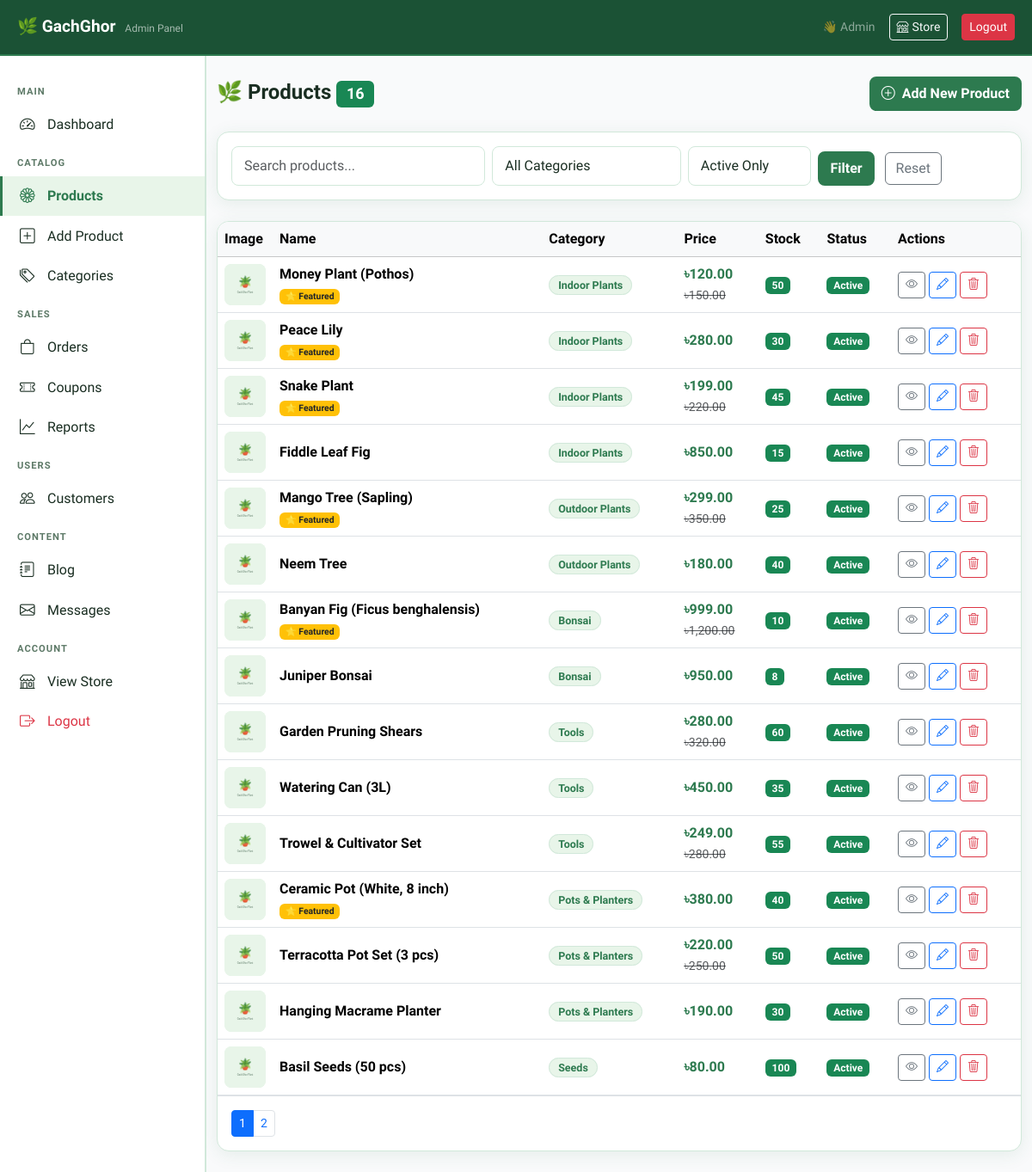
/backend/admin/products.php (signed in), run on the app's committed database.
### tables this page shows
CREATE TABLE IF NOT EXISTS products (
    id INT AUTO_INCREMENT PRIMARY KEY,
    name VARCHAR(200) NOT NULL,
    slug VARCHAR(200) NOT NULL UNIQUE,
    category_id INT NOT NULL,
    price DECIMAL(10,2) NOT NULL,
    sale_price DECIMAL(10,2) DEFAULT NULL,    
    stock INT DEFAULT 0,
    description TEXT,
    care_watering VARCHAR(255),               
    care_sunlight VARCHAR(255),               
    care_temperature VARCHAR(100),
    image VARCHAR(255),                       
    image2 VARCHAR(255),
    image3 VARCHAR(255),
    is_featured TINYINT(1) DEFAULT 0,
    is_active TINYINT(1) DEFAULT 1,
    views INT DEFAULT 0,
    created_at TIMESTAMP DEFAULT CURRENT_TIMESTAMP,
    updated_at TIMESTAMP DEFAULT CURRENT_TIMESTAMP ON UPDATE CURRENT_TIMESTAMP,
    FOREIGN KEY (category_id) REFERENCES categories(id) ON DELETE CASCADE
);

CREATE TABLE IF NOT EXISTS categories (
    id INT AUTO_INCREMENT PRIMARY KEY,
    name VARCHAR(100) NOT NULL,
    slug VARCHAR(100) NOT NULL UNIQUE,
    icon VARCHAR(50) DEFAULT '🌿',
    description TEXT,
    created_at TIMESTAMP DEFAULT CURRENT_TIMESTAMP
);

### backend/includes/config.php (called while the page is built, shortened)
<?php
function h(string $str): string {
    return htmlspecialchars($str, ENT_QUOTES, 'UTF-8');
}
function formatPrice(float $price): string {
    return CURRENCY . number_format($price, 2);
}

### backend/admin/products.php (the view, shortened to what this page needs)
<?php
require_once __DIR__ . '/../includes/config.php';
$db = getDB();
$search   = trim($_GET['q'] ?? '');
$showAll  = $_GET['show'] ?? 'active';
$page     = max(1, (int)($_GET['page'] ?? 1));
$perPage  = 15;
$offset   = ($page - 1) * $perPage;
$where  = [];
$params = [];
if ($showAll !== 'all') { $where[] = "p.is_active = 1"; }
$whereSQL = $where ? "WHERE " . implode(" AND ", $where) : "";
$total = $db->prepare("SELECT COUNT(*) FROM products p $whereSQL");
$total->execute($params);
$total = (int)$total->fetchColumn();
$totalPages = ceil($total / $perPage);
$products = $db->prepare("
    SELECT p.*, c.name as cat_name
    FROM products p JOIN categories c ON p.category_id = c.id
    $whereSQL
    ORDER BY p.created_at DESC
    LIMIT $perPage OFFSET $offset
");
$products->execute($params);
$products = $products->fetchAll();
include __DIR__ . '/admin-header.php';
?>
<div class="container-fluid py-4">
    <div class="d-flex justify-content-between align-items-center mb-4">
        <h4 class="fw-bold mb-0">🌿 Products <span class="badge bg-success"><?= $total ?></span></h4>
        <a href="<?= SITE_URL ?>/backend/admin/product-form.php" class="btn gg-btn-green">
            <i class="bi bi-plus-circle me-2"></i>Add New Product
        </a>
    </div>
    <div class="gg-card p-3 mb-4">
        <form method="GET" class="row g-2 align-items-end">
            <div class="col-md-4">
                <input type="search" name="q" class="form-control gg-form-control"
                       placeholder="Search products..." value="<?= h($search) ?>">
            </div>
            <div class="col-md-3">
                <select name="cat" class="form-select gg-form-control">
                    <option value="">All Categories</option>
                </select>
            </div>
            <div class="col-md-2">
                <select name="show" class="form-select gg-form-control">
                    <option value="active" <?= $showAll==='active'?'selected':'' ?>>Active Only</option>
                </select>
            </div>
            <div class="col-md-3">
                <button type="submit" class="btn gg-btn-green me-2">Filter</button>
                <a href="<?= SITE_URL ?>/backend/admin/products.php" class="btn btn-outline-secondary">Reset</a>
            </div>
        </form>
    </div>
    <div class="gg-card overflow-hidden">
        <div class="table-responsive">
            <table class="table table-hover mb-0 align-middle">
                <thead class="table-light">
                    <tr>
                        <th width="60">Image</th>
                        <th>Name</th>
                        <th>Category</th>
                        <th>Price</th>
                        <th>Stock</th>
                        <th>Status</th>
                        <th>Actions</th>
                    </tr>
                </thead>
                <tbody>
                    <?php foreach($products as $p): ?>
                    <tr class="<?= !$p['is_active'] ? 'table-secondary opacity-75' : '' ?>">
                        <td>
                            <img src="<?= SITE_URL ?>/assets/images/products/<?= h($p['image'] ?: 'placeholder.jpg') ?>"
                                 style="width:48px;height:48px;object-fit:cover;border-radius:8px;background:var(--gg-green-pale)"
                                 onerror="this.src='<?= SITE_URL ?>/assets/images/plant-placeholder.svg'"
                                 alt="">
                        </td>
                        <td>
                            <div class="fw-semibold"><?= h($p['name']) ?></div>
                            <?php if($p['is_featured']): ?>
                            <span class="badge bg-warning text-dark" style="font-size:0.65rem">⭐ Featured</span>
                            <?php endif; ?>
                        </td>
                        <td><span class="gg-badge-green"><?= h($p['cat_name']) ?></span></td>
                        <td>
                            <div class="fw-bold text-green"><?= formatPrice($p['sale_price'] ?: $p['price']) ?></div>
                            <?php if($p['sale_price']): ?>
                            <small class="text-muted text-decoration-line-through"><?= formatPrice($p['price']) ?></small>
                            <?php endif; ?>
                        </td>
                        <td>
                            <span class="badge <?= $p['stock'] == 0 ? 'bg-danger' : ($p['stock'] <= 5 ? 'bg-warning text-dark' : 'bg-success') ?>">
                                <?= $p['stock'] ?>
                            </span>
                        </td>
                        <td>
                            <?php if($p['is_active']): ?>
                            <span class="badge bg-success">Active</span>
                            <?php else: ?>
                            <span class="badge bg-secondary">Inactive</span>
                            <?php endif; ?>
                        </td>
                        <td>
                            <div class="d-flex gap-1">
                                <a href="<?= SITE_URL ?>/frontend/product.php?id=<?= $p['id'] ?>" target="_blank"
                                   class="btn btn-sm btn-outline-secondary" title="View">
                                    <i class="bi bi-eye"></i>
                                </a>
                                <a href="<?= SITE_URL ?>/backend/admin/product-form.php?id=<?= $p['id'] ?>"
                                   class="btn btn-sm btn-outline-primary" title="Edit">
                                    <i class="bi bi-pencil"></i>
                                </a>
                                <?php if($p['is_active']): ?>
                                <a href="?delete=<?= $p['id'] ?>"
                                   class="btn btn-sm btn-outline-danger"
                                   onclick="return confirm('Delete this product?')" title="Delete">
                                    <i class="bi bi-trash3"></i>
                                </a>
                                <?php else: ?>
                                <a href="?restore=<?= $p['id'] ?>" class="btn btn-sm btn-outline-success" title="Restore">
                                    <i class="bi bi-arrow-clockwise"></i>
                                </a>
                                <?php endif; ?>
                            </div>
                        </td>
                    </tr>
                    <?php endforeach; ?>
                </tbody>
            </table>
        </div>
        <?php if($totalPages > 1): ?>
        <div class="p-3 border-top">
            <nav><ul class="pagination pagination-sm mb-0">
                <?php for($i=1;$i<=$totalPages;$i++):
                    $pUrl = '?' . http_build_query(array_merge($_GET, ['page'=>$i]));
                ?>
                <li class="page-item <?= $i===$page?'active':'' ?>">
                    <a class="page-link" href="<?= $pUrl ?>"><?= $i ?></a>
                </li>
                <?php endfor; ?>
            </ul></nav>
        </div>
        <?php endif; ?>
    </div>
</div>
<?php include __DIR__ . '/admin-footer.php'; ?>

### assets/css/style.css (style rules this page uses)
:root { --gg-green: #2d7a4f; --gg-green-light: #4caf78; --gg-green-dark: #1b5235; --gg-green-pale: #e8f5e9; --gg-accent: #f4a623; --gg-accent-dark: #d4881a; --gg-danger: #e53e3e; --gg-bg: #f9fafb; --gg-surface: #ffffff; --gg-surface-2: #f1f5f3; --gg-border: #d1e8da; --gg-text: #1a2e22; --gg-text-muted: #5e7a68; --gg-shadow: 0 4px 20px rgba(45,122,79,0.10); --gg-shadow-hover: 0 8px 30px rgba(45,122,79,0.18); --gg-radius: 14px; --gg-radius-sm: 8px; --gg-nav-height: 65px; --gg-bottom-nav: 65px; --transition: all 0.25s ease; }
*, *::before, *::after { box-sizing: border-box; }
body { font-family: 'Hind Siliguri', sans-serif; background: var(--gg-bg); color: var(--gg-text); transition: background 0.3s, color 0.3s; padding-bottom: var(--gg-bottom-nav); }
a { text-decoration: none; color: var(--gg-green); }
.gg-btn-green { background: var(--gg-green); color: #fff; border: 2px solid var(--gg-green); border-radius: var(--gg-radius-sm); font-weight: 600; transition: var(--transition); }
.gg-card { background: var(--gg-surface); border: 1.5px solid var(--gg-border); border-radius: var(--gg-radius); box-shadow: var(--gg-shadow); transition: var(--transition); overflow: hidden; }
.gg-form-control { background: var(--gg-surface); border: 1.5px solid var(--gg-border); color: var(--gg-text); border-radius: var(--gg-radius-sm); padding: 10px 14px; transition: var(--transition); }
.gg-badge-green { background: var(--gg-green-pale); color: var(--gg-green); border: 1px solid var(--gg-border); padding: 3px 10px; border-radius: 20px; font-size: 0.78rem; font-weight: 600; }
.text-green { color: var(--gg-green) !important; }

### backend/admin/admin-header.php (style rules this page uses)
body { padding-bottom: 0 !important; }

### data on the page
products: name "Money Plant (Pothos)", is_featured "⭐ Featured", category.name "Indoor Plants", sale_price "৳120.00", price "৳150.00", stock "50", is_active "Active"
products: name "Peace Lily", is_featured "⭐ Featured", category.name "Indoor Plants", formatPrice($p['sale_price'] ?: $p['price']) "৳280.00", stock "30", is_active "Active"
products: name "Snake Plant", is_featured "⭐ Featured", category.name "Indoor Plants", sale_price "৳199.00", price "৳220.00", stock "45", is_active "Active"
products: name "Fiddle Leaf Fig", category.name "Indoor Plants", formatPrice($p['sale_price'] ?: $p['price']) "৳850.00", stock "15", is_active "Active"
products: name "Mango Tree (Sapling)", is_featured "⭐ Featured", category.name "Outdoor Plants", sale_price "৳299.00", price "৳350.00", stock "25", is_active "Active"
products: name "Neem Tree", category.name "Outdoor Plants", formatPrice($p['sale_price'] ?: $p['price']) "৳180.00", stock "40", is_active "Active"
products: name "Banyan Fig (Ficus benghalensis)", is_featured "⭐ Featured", category.name "Bonsai", sale_price "৳999.00", price "৳1,200.00", stock "10", is_active "Active"
products: name "Juniper Bonsai", category.name "Bonsai", formatPrice($p['sale_price'] ?: $p['price']) "৳950.00", stock "8", is_active "Active"
products: name "Garden Pruning Shears", category.name "Tools", sale_price "৳280.00", price "৳320.00", stock "60", is_active "Active"
products: name "Watering Can (3L)", category.name "Tools", formatPrice($p['sale_price'] ?: $p['price']) "৳450.00", stock "35", is_active "Active"
products: name "Trowel & Cultivator Set", category.name "Tools", sale_price "৳249.00", price "৳280.00", stock "55", is_active "Active"
products: name "Ceramic Pot (White, 8 inch)", is_featured "⭐ Featured", category.name "Pots & Planters", formatPrice($p['sale_price'] ?: $p['price']) "৳380.00", stock "40", is_active "Active"
products: name "Terracotta Pot Set (3 pcs)", category.name "Pots & Planters", sale_price "৳220.00", price "৳250.00", stock "50", is_active "Active"
products: name "Hanging Macrame Planter", category.name "Pots & Planters", formatPrice($p['sale_price'] ?: $p['price']) "৳190.00", stock "30", is_active "Active"
products: name "Basil Seeds (50 pcs)", category.name "Seeds", formatPrice($p['sale_price'] ?: $p['price']) "৳80.00", stock "100", is_active "Active"

### other printed values
$_SESSION['user_name'] "Admin"
$total "16"
